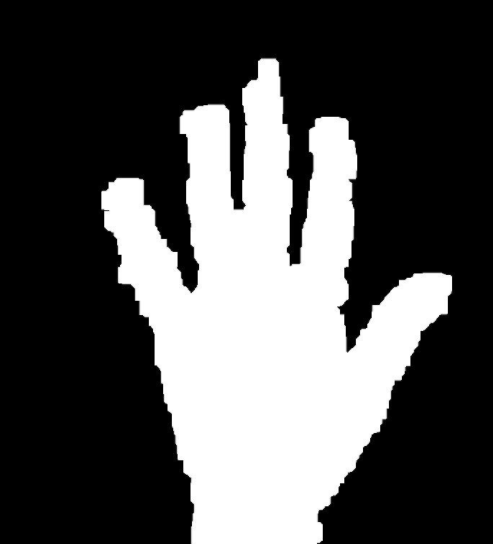
#> input picture bai-tap/hand.png, 493 x 544 px
$ jupyter execute '6. Contour nang cao.ipynb'
#> lines starting #> are read from the running program, lines starting #| are printed output that depends on the picture; after the words box and inside, x2 and y2 are one past the last pixel; in counts of white or black regions, pixels touching at a corner belong together
[cell 1]
import cv2
import numpy as np
#vẽ hình ảnh lên
import matplotlib.pyplot as plt

[cell 2]
img = cv2.imread('hand.png')
#> img is the input picture: shape (544, 493, 3); mean B, G, R 80.8, 80.8, 80.8
gray = cv2.cvtColor(img, cv2.COLOR_BGR2GRAY)
plt.imshow(gray, cmap='gray')

[cell 3]
contours,_ = cv2.findContours(gray, cv2.RETR_TREE, cv2.CHAIN_APPROX_SIMPLE)
#> contours = 13 contours, 8 with area under 20; largest, box (x1, y1, x2, y2) and area: (98, 53, 455, 544) 89752, (152, 335, 155, 365) 56, (289, 214, 292, 244) 56, (306, 133, 309, 152) 34, (279, 64, 282, 77) 22
print(len(contours))
#| 13

sort_contours = []
for contour in contours:
    area = cv2.contourArea(contour)
    sort_contours.append((contour,area))
#> this loop made 13 passes
#> area on passes 1, 6, 9, 11, 12: 89752, 56, 56, 34, 22
#> after the loop, sort_contours = 13 items
sort_contours.sort(key=lambda x: 0 - x[1])
#đến đây thì đã có danh sách contours đã được sắp xếp giảm theo diện tích

Tham khảo:
https://opencv-python-tutroals.readthedocs.io/en/latest/py_tutorials/py_imgproc/py_contours/py_contours_more_functions/py_contours_more_functions.html

[cell 4]
img_2 = cv2.cvtColor(img.copy(), cv2.COLOR_BGR2RGB)

hand_contour,area = sort_contours[0]
#> hand_contour = contour of 669 points, box (x1, y1, x2, y2) (98, 53, 455, 544), area 89752; area = 89752

#làm thẳng các điểm
points = cv2.approxPolyDP(hand_contour, 55, True)
#> points = contour of 11 points, box (x1, y1, x2, y2) (98, 53, 455, 544), area 79702
cv2.drawContours(img_2, [points], -1, (255,0,0), 3)
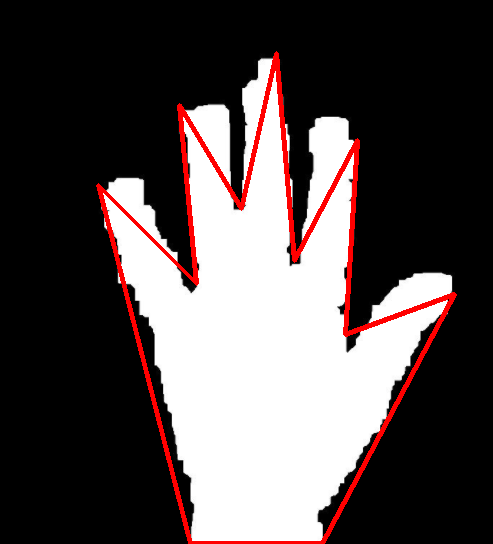
#> img_2: shape (544, 493, 3); mean R, G, B 85.3, 76.4, 76.4


#vẽ đường viền bao lớn nhất
bounded_hand = cv2.convexHull(hand_contour)
#> bounded_hand = contour of 13 points, box (x1, y1, x2, y2) (98, 53, 455, 544), area 117628
#cv2.drawContours(img_2, [bounded_hand], -1, (0,255,0), 3)

xxxxx = cv2.convexHull(points, returnPoints = False)
#> xxxxx = [9, 7, 6, 5, 4, 2, 0]
defects = cv2.convexityDefects(points, xxxxx)
#> defects = [[9, 0, 10, 32737], [0, 2, 1, 30738], [2, 4, 3, 35479], [7, 9, 8, 29068]]
print(defects)
#| [[[    9     0    10 32737]]
#|  [[    0     2     1 30738]]
#|  [[    2     4     3 35479]]
#|  [[    7     9     8 29068]]]
for i in range(defects.shape[0]):
    s,e,f,d = defects[i,0]
    print(s,e,f,d, '\r\n')
    start = tuple(points[s][0])
    end = tuple(points[e][0])
    far = tuple(points[f][0])
    cv2.line(img_2,start,end,[0,255,0],2)
    cv2.circle(img_2,far,5,[0,0,255],-1)
#> this loop made 4 passes
#> (s, e, f, d, start, end, far) on passes 1 to 4: (9, 0, 10, 32737, (357, 140), (276, 53), (294, 260)), (0, 2, 1, 30738, (276, 53), (179, 105), (241, 208)), (2, 4, 3, 35479, (179, 105), (98, 185), (196, 283)), (7, 9, 8, 29068, (454, 294), (357, 140), (345, 334))
#| 9 0 10 32737
#| 0 2 1 30738
#| 2 4 3 35479
#| 7 9 8 29068
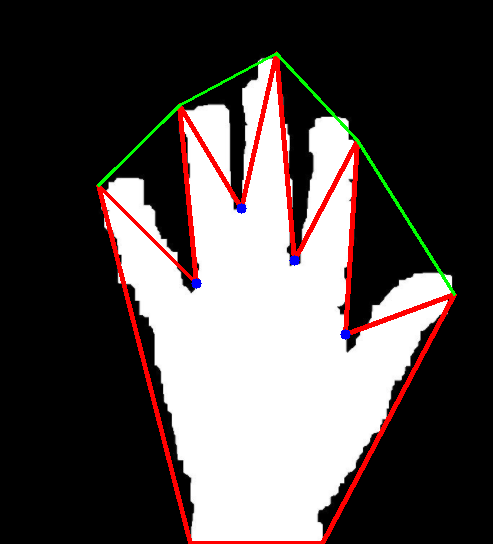
#> img_2: shape (544, 493, 3); 0.73% of pixels changed, all inside (x1, y1, x2, y2) = (97, 52, 456, 340)

print(img_2.shape)
#| (544, 493, 3)
plt.imshow(img_2)
